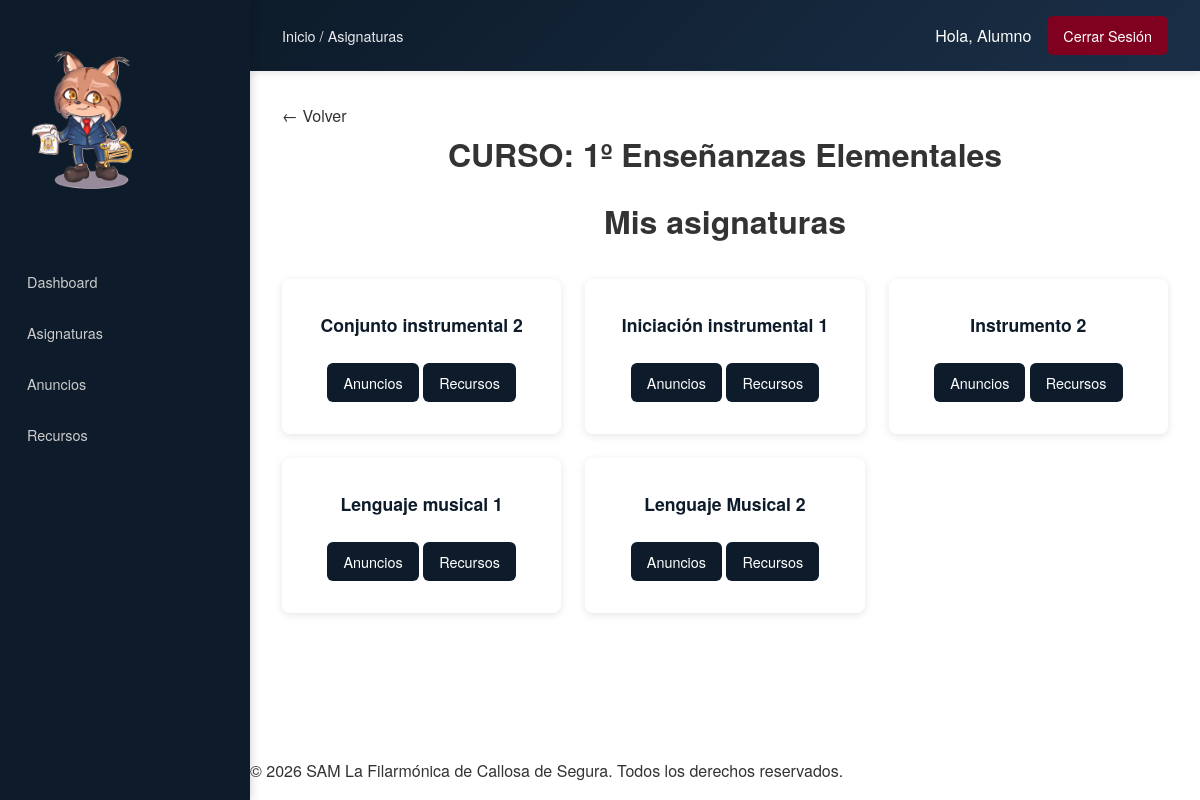
/alumno/asignaturas.php (signed in), run on the app's committed database.
### tables this page shows
CREATE TABLE `cursos` (
  `id_curso` int(11) NOT NULL,
  `nombre` varchar(150) NOT NULL,
  `descripcion` text DEFAULT NULL,
  `precio` decimal(5,2) DEFAULT NULL,
  `curso_academico` varchar(20) DEFAULT NULL,
  `plazas` int(11) DEFAULT NULL
);

CREATE TABLE `asignaturas` (
  `id_asignatura` int(11) NOT NULL,
  `nombre` varchar(100) NOT NULL,
  `id_curso` int(11) DEFAULT NULL,
  `id_profesor` int(11) DEFAULT NULL
);

### alumno/asignaturas.php (the view, shortened to what this page needs)
<?php
require_once "../includes/funciones.php";
include "../plantillas/header_privado.php";
include "../plantillas/navbar_privado.php";
?>
<main class="main">
        <?php
        $conexion = conectar();
        $id_alumno = $_SESSION['id_usuario'];
        $curso = $conexion->query("SELECT c.nombre
                                    FROM cursos c JOIN matriculas m ON c.id_curso = m.id_curso
                                    WHERE m.id_alumno=$id_alumno AND m.estado = 'activa'");
        $asignaturas = $conexion->query("SELECT DISTINCT a.id_asignatura, a.nombre
                                            FROM asignaturas a
                                            JOIN matriculas m ON a.id_curso = m.id_curso
                                            WHERE m.id_alumno = $id_alumno AND m.estado = 'activa'
                                            ORDER BY a.nombre ASC");
        if ($curso->num_rows == 0) {
            echo "<p>No estás matriculado/a en ningún curso.</p>";
        } else {
            $nombre_curso = $curso->fetch_assoc()['nombre'];
            echo "<h1>CURSO: $nombre_curso</h1>";
            echo "<h1>Mis asignaturas</h1>";
            if ($asignaturas->num_rows == 0) {
                echo "<p>No tienes asignaturas asignadas.</p>";
            } else { ?>
                <div class="dashboard-grid">
                <?php while ($asignatura = $asignaturas->fetch_assoc()) { ?>
                    <div class="dashboard-card">
                        <h3><?= $asignatura['nombre'] ?></h3>
                        <div class="acciones-card">
                            <a href="anuncios.php?id_asignatura=<?= $asignatura['id_asignatura'] ?>"> Anuncios </a>
                            <a href="recursos.php?id_asignatura=<?= $asignatura['id_asignatura'] ?>"> Recursos </a>
                        </div>
                    </div>
        <?php
                }
            }
        }
        ?>
    </div>
</main>
<?php include "../plantillas/footer_privado.php";
?>

### estaticos/css/styles.css (style rules this page uses)
* { box-sizing: border-box; margin: 0; padding: 0; }
html, body { height: 100%; margin: 0; }
body { font-family: 'Helvetica Neue', Arial, sans-serif; line-height: 1.6; color: #333333; display: flex; flex-direction: column; min-height: 100vh; min-width: 320px; }
main { flex: 1; }
a { text-decoration: none; color: inherit; }
h1, h2, h3 { margin-bottom: 1rem; text-align: center; }

### estaticos/css/privado.css (style rules this page uses)
* { box-sizing: border-box; }
html, body { min-width: 320px; }
body { margin: 0; padding: 0; }
.main { padding: 1rem; width: 100%; max-width: 1400px; min-width: 300px; margin: 0 auto; }
.dashboard-grid { display: grid; grid-template-columns: 1fr; gap: 1rem; margin-top: 1.5rem; }
.dashboard-card { background: white; padding: 1.5rem; border-radius: 8px; box-shadow: 0 2px 8px rgba(0, 0, 0, 0.1); text-align: center; transition: transform 0.3s; }
.dashboard-card h3 { color: #0D1B2A; margin-bottom: 0.75rem; font-size: 1rem; }
.dashboard-card a { display: inline-block; background: #0D1B2A; color: white; padding: 6px 12px; border-radius: 6px; margin-top: 0.75rem; transition: background 0.3s; font-size: 0.85rem; }
@media (min-width: 768px) { .main { padding: 1.5rem; } }
@media (min-width: 768px) { .dashboard-grid { grid-template-columns: repeat(2, 1fr); gap: 1.5rem; margin-top: 2rem; } }
@media (min-width: 768px) { .dashboard-card { padding: 2rem; } }
@media (min-width: 768px) { .dashboard-card h3 { font-size: 1.1rem; } }
@media (min-width: 768px) { .dashboard-card a { padding: 8px 16px; font-size: 0.9rem; } }
@media (min-width: 1024px) { .main { padding: 2rem; max-width: 1200px; } }
@media (min-width: 1024px) { .dashboard-grid { grid-template-columns: repeat(3, 1fr); } }
@media (min-width: 1024px) { body { margin-left: 250px; } }

### data on the page
cursos: nombre "1º Enseñanzas Elementales"
asignaturas: nombre "Conjunto instrumental 2"
asignaturas: nombre "Iniciación instrumental 1"
asignaturas: nombre "Instrumento 2"
asignaturas: nombre "Lenguaje musical 1"
asignaturas: nombre "Lenguaje Musical 2"

### other printed values
$breadcrumbs[$pagina_actual] "Asignaturas"
$nombre "Alumno"
